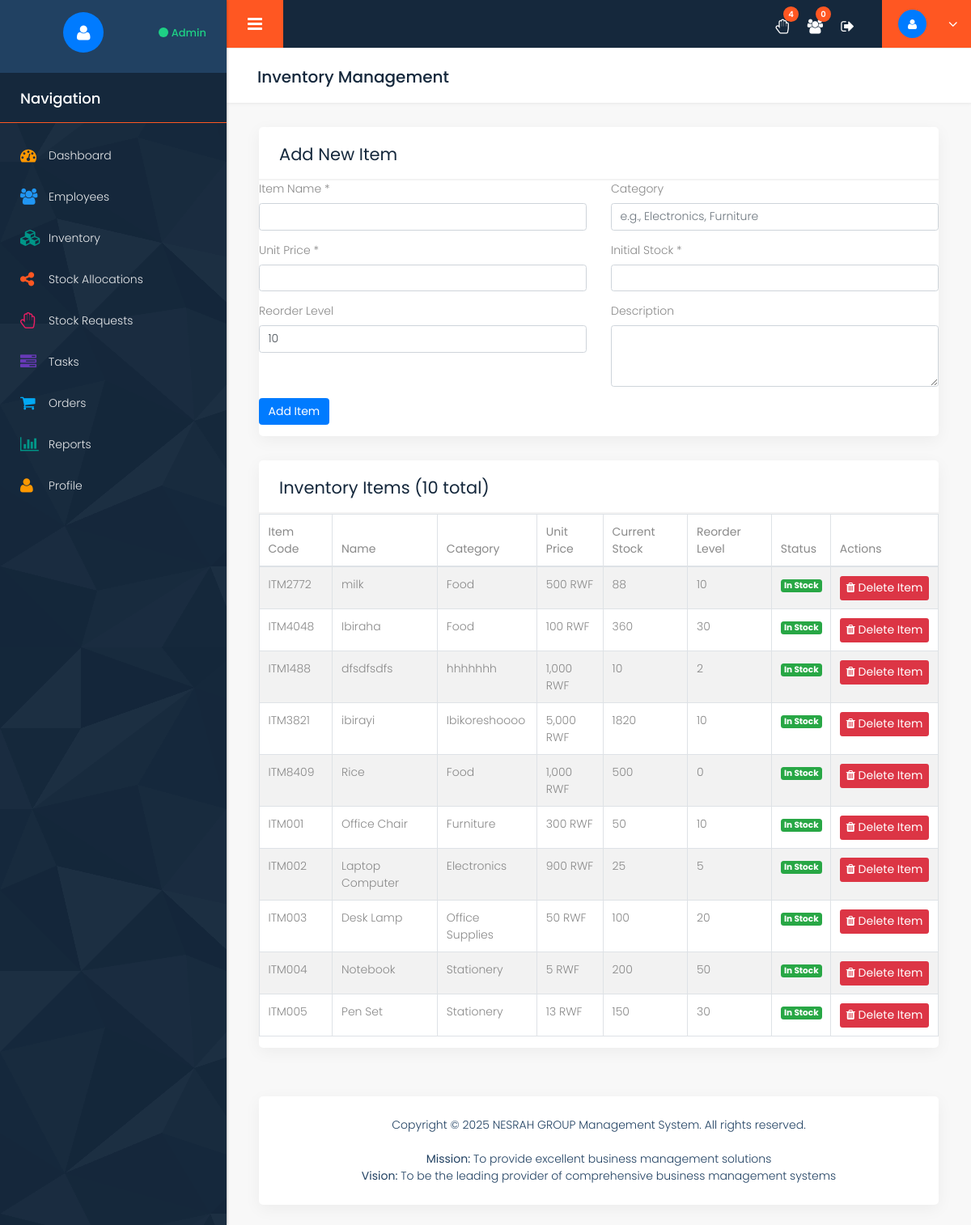
The app's page /inventory.php (signed in) with its own data.
### tables this page shows
CREATE TABLE `inventory` (
  `id` int(11) NOT NULL,
  `item_code` varchar(50) NOT NULL,
  `item_name` varchar(100) NOT NULL,
  `description` text DEFAULT NULL,
  `category` varchar(50) DEFAULT NULL,
  `unit_price` decimal(10,2) NOT NULL,
  `current_stock` int(11) DEFAULT 0,
  `reorder_level` int(11) DEFAULT 10,
  `created_at` timestamp NOT NULL DEFAULT current_timestamp(),
  `updated_at` timestamp NOT NULL DEFAULT current_timestamp() ON UPDATE current_timestamp()
);

### config/config.php (called while the page is built, shortened)
<?php
function formatCurrency($amount) {
    return number_format($amount ?? 0, 0) . ' RWF';
}
?>

### inventory.php (the view, shortened to what this page needs)
<?php
require_once __DIR__ . '/includes/header.php';
$query = "SELECT * FROM inventory ORDER BY created_at DESC";
$stmt = $db->prepare($query);
$stmt->execute();
$items = $stmt->fetchAll();
?>
<div class="row column_title">
    <div class="col-md-12">
        <div class="page_title">
            <h2>Inventory Management</h2>
        </div>
    </div>
</div>
<div class="row">
    <div class="col-md-12">
        <div class="white_shd full margin_bottom_30">
            <div class="full graph_head">
                <div class="heading1 margin_0">
                    <h2>Add New Item</h2>
                </div>
            </div>
            <div class="full graph_revenue">
                <div class="row">
                    <div class="col-md-12">
                        <form method="POST">
                            <div class="row">
                                <div class="col-md-6">
                                    <div class="form-group">
                                        <label>Item Name *</label>
                                        <input type="text" name="item_name" class="form-control" required>
                                    </div>
                                </div>
                                <div class="col-md-6">
                                    <div class="form-group">
                                        <label>Category</label>
                                        <input type="text" name="category" class="form-control" placeholder="e.g., Electronics, Furniture">
                                    </div>
                                </div>
                            </div>
                            <div class="row">
                                <div class="col-md-6">
                                    <div class="form-group">
                                        <label>Unit Price *</label>
                                        <input type="number" name="unit_price" class="form-control" step="0.01" min="0" required>
                                    </div>
                                </div>
                                <div class="col-md-6">
                                    <div class="form-group">
                                        <label>Initial Stock *</label>
                                        <input type="number" name="current_stock" class="form-control" min="0" required>
                                    </div>
                                </div>
                            </div>
                            <div class="row">
                                <div class="col-md-6">
                                    <div class="form-group">
                                        <label>Reorder Level</label>
                                        <input type="number" name="reorder_level" class="form-control" min="0" value="10">
                                    </div>
                                </div>
                                <div class="col-md-6">
                                    <div class="form-group">
                                        <label>Description</label>
                                        <textarea name="description" class="form-control" rows="3"></textarea>
                                    </div>
                                </div>
                            </div>
                            <div class="form-group">
                                <button type="submit" class="btn btn-primary">Add Item</button>
                            </div>
                        </form>
                    </div>
                </div>
            </div>
        </div>
    </div>
</div>
<div class="row">
    <div class="col-md-12">
        <div class="white_shd full margin_bottom_30">
            <div class="full graph_head">
                <div class="heading1 margin_0">
                    <h2>Inventory Items (<?php echo count($items); ?> total)</h2>
                </div>
            </div>
            <div class="full graph_revenue">
                <div class="row">
                    <div class="col-md-12">
                        <div class="table-responsive">
                            <table class="table table-striped table-bordered">
                                <thead>
                                    <tr>
                                        <th>Item Code</th>
                                        <th>Name</th>
                                        <th>Category</th>
                                        <th>Unit Price</th>
                                        <th>Current Stock</th>
                                        <th>Reorder Level</th>
                                        <th>Status</th>
                                        <th>Actions</th>
                                    </tr>
                                </thead>
                                <tbody>
                                    <?php if (count($items) > 0): ?>
                                        <?php foreach ($items as $item): ?>
                                            <tr>
                                                <td><?php echo $item['item_code']; ?></td>
                                                <td><?php echo $item['item_name']; ?></td>
                                                <td><?php echo $item['category'] ?: 'N/A'; ?></td>
                                                <td><?php echo formatCurrency($item['unit_price']); ?></td>
                                                <td>
                                                    <span class="<?php echo $item['current_stock'] <= $item['reorder_level'] ? 'text-danger font-weight-bold' : ''; ?>">
                                                        <?php echo $item['current_stock']; ?>
                                                    </span>
                                                </td>
                                                <td><?php echo $item['reorder_level']; ?></td>
                                                <td>
                                                    <?php if ($item['current_stock'] <= $item['reorder_level']): ?>
                                                        <span class="badge badge-warning">Low Stock</span>
                                                    <?php else: ?>
                                                        <span class="badge badge-success">In Stock</span>
                                                    <?php endif; ?>
                                                </td>
                                                <td>
                                                    <button class="btn btn-sm btn-danger" data-toggle="modal" data-target="#deleteModal<?php echo $item['id']; ?>">
                                                        <i class="fa fa-trash"></i> Delete Item
                                                    </button>
                                                </td>
                                            </tr>
                                            </div>
                                        <?php endforeach; ?>
                                    <?php else: ?>
                                        <tr>
                                            <td colspan="8" class="text-center">No items found</td>
                                        </tr>
                                    <?php endif; ?>
                        </div>
                    </div>
<?php require_once __DIR__ . '/includes/footer.php'; ?>

### style.css (style rules this page uses)
* { margin: 0; padding: 0; outline: none !important; }
html, body { color: #898989; font-size: 14px; font-family: 'Poppins', sans-serif; line-height: normal; font-weight: 300; overflow-x: hidden !important; }
h1, h2, h3, h4, h5, h6 { letter-spacing: 0; font-weight: normal; position: relative; padding: 0; font-weight: normal; line-height: normal; color: #1f1f1f; margin: 0 }
a, .btn { text-decoration: none !important; outline: none !important; -webkit-transition: all .3s ease-in-out; -moz-transition: all .3s ease-in-out; -ms-transition: all .3s ease-in-out; -o-transition: all .3s ease-in-out; transition: all .3s ease-in-out; }
button i { color: #fff; }
h2 { font-size: 30px; color: #000; line-height: 20px; font-weight: 700; position: relative; }
button, input, select, textarea, option { font-family: 'Poppins', sans-serif; }
.full { width: 100%; float: left; }
.heading1 h2 { line-height: normal; font-size: 21px; font-weight: 400; margin: 0; padding-left: 0; color: #15283c; letter-spacing: 0px; }
.margin_0 { margin: 0 !important; }
i, span { display: inline-block; }
.page_title { background: #fff; margin-top: 0; margin-bottom: 30px; padding: 25px 35px 22px 38px; box-shadow: 1px 0 5px rgba(0, 0, 0, 0.1); margin-left: -40px; margin-right: -40px; position: relative; }
.page_title h2 { font-size: 20px; font-weight: 500; color: #15283c; }
.graph_revenue { padding: 0; margin-top: 0; min-height: auto; }
.graph_head { padding: 18px 25px 15px; float: left; width: 100%; border-bottom: solid #f3f3f3 2px; }
.heading1 { float: left; padding: 0 0 20px 0; width: 100%; margin-top: 50px; }
.graph_head .heading1 { float: left; padding: 0; width: auto; }
.margin_bottom_30 { margin-bottom: 30px; }
.white_shd { background: #fff; box-shadow: 0 5px 20px rgba(0, 0, 0, 0.05); border-radius: 5px; margin-top: 0; }
.btn { font-size: 14px; }
.table thead th { font-weight: 400; }

### records on screen
inventory: item_code "ITM2772", item_name "milk", category "Food", unit_price "500 RWF", current_stock "88", reorder_level "10", shows "In Stock"
inventory: item_code "ITM4048", item_name "Ibiraha", category "Food", unit_price "100 RWF", current_stock "360", reorder_level "30", shows "In Stock"
inventory: item_code "ITM1488", item_name "dfsdfsdfs", category "hhhhhhh", unit_price "1,000 RWF", current_stock "10", reorder_level "2", shows "In Stock"
inventory: item_code "ITM3821", item_name "ibirayi", category "Ibikoreshoooo", unit_price "5,000 RWF", current_stock "1820", reorder_level "10", shows "In Stock"
inventory: item_code "ITM8409", item_name "Rice", category "Food", unit_price "1,000 RWF", current_stock "500", reorder_level "0", shows "In Stock"
inventory: item_code "ITM001", item_name "Office Chair", category "Furniture", unit_price "300 RWF", current_stock "50", reorder_level "10", shows "In Stock"
inventory: item_code "ITM002", item_name "Laptop Computer", category "Electronics", unit_price "900 RWF", current_stock "25", reorder_level "5", shows "In Stock"
inventory: item_code "ITM003", item_name "Desk Lamp", category "Office Supplies", unit_price "50 RWF", current_stock "100", reorder_level "20", shows "In Stock"
inventory: item_code "ITM004", item_name "Notebook", category "Stationery", unit_price "5 RWF", current_stock "200", reorder_level "50", shows "In Stock"
inventory: item_code "ITM005", item_name "Pen Set", category "Stationery", unit_price "13 RWF", current_stock "150", reorder_level "30", shows "In Stock"

### other values on screen
$user_role "Admin"
$stats['pending_requests'] "4"
$stats['pending_approvals'] "0"
count($items) "10"
